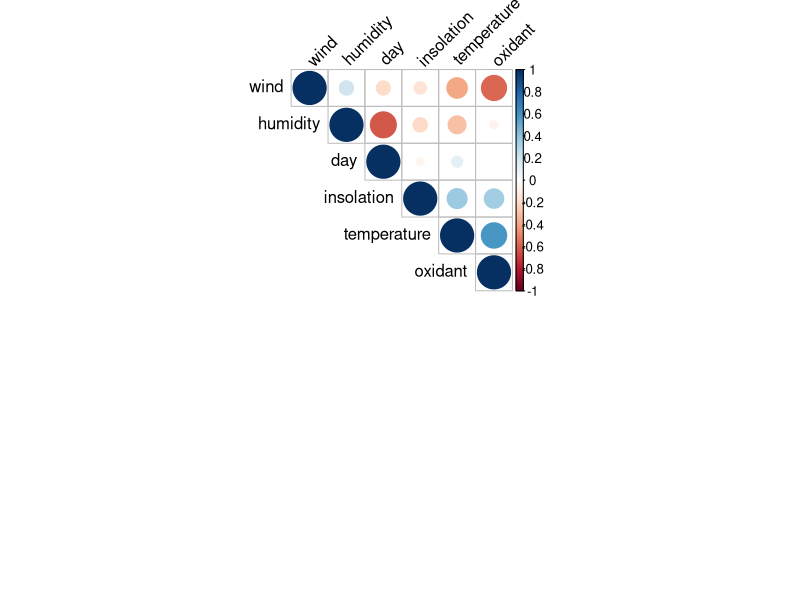
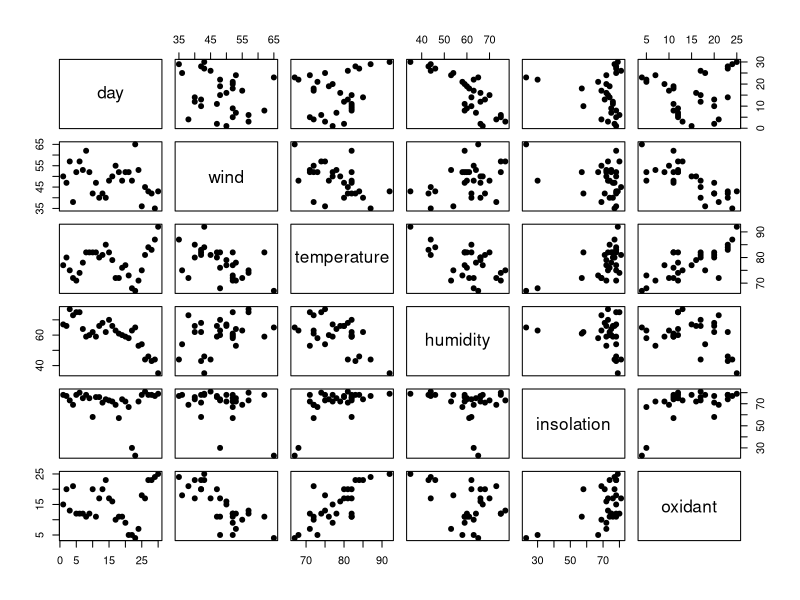
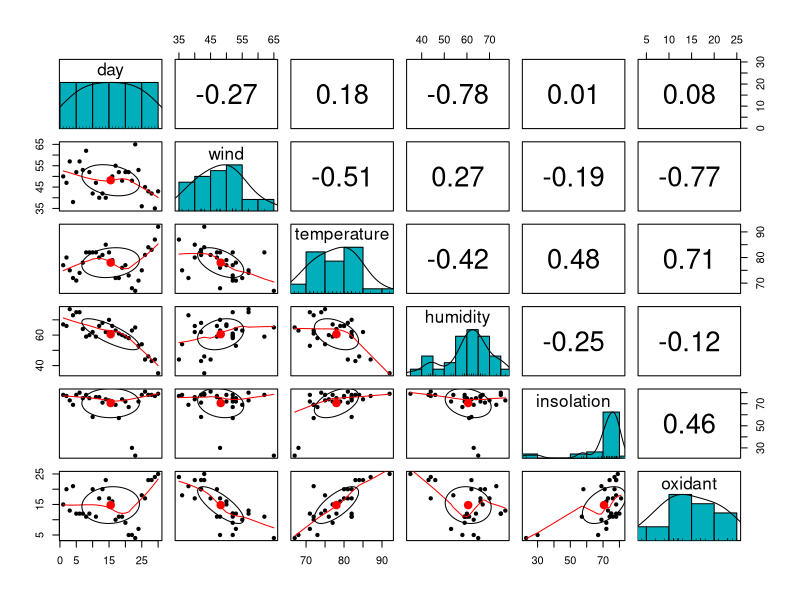
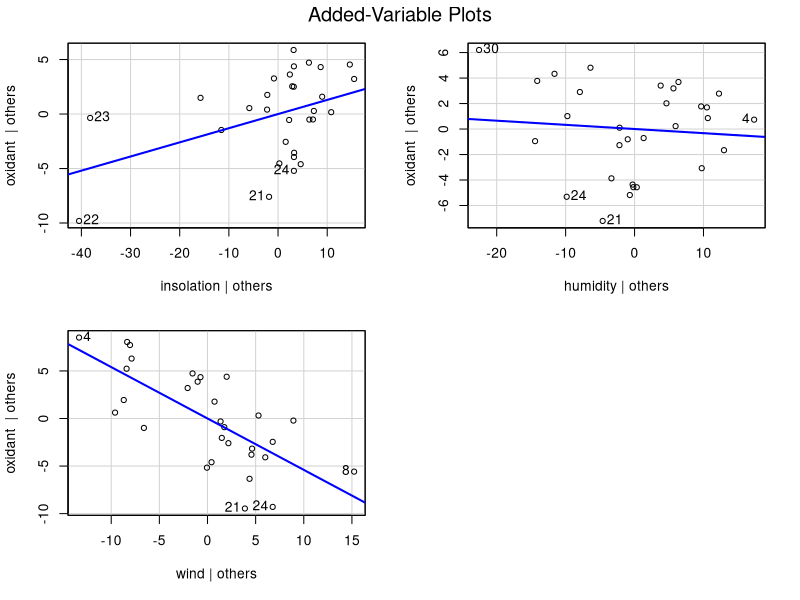
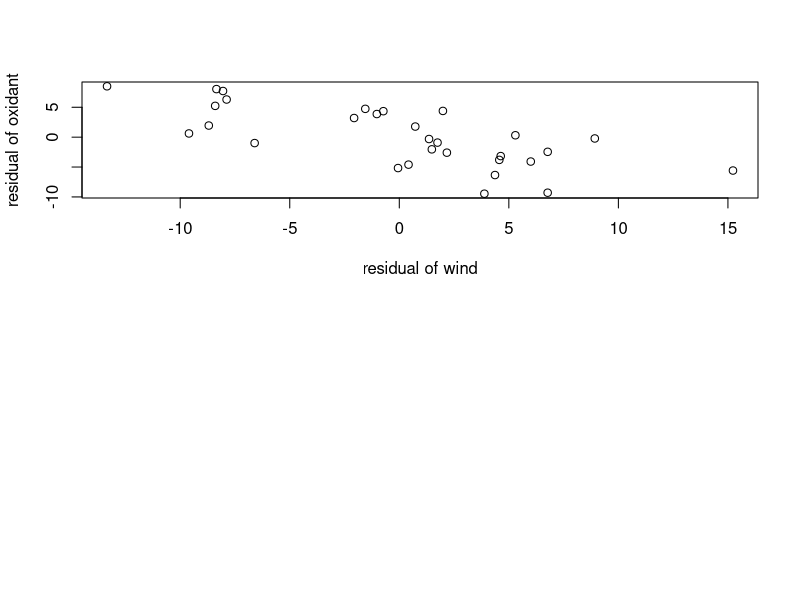

The R script that drew these images, in order: (Note: this script raises an error after producing the figures.)
## ---- chunk 1
pollution_df <- read.table("data/airpollution.txt", header=TRUE)
head(pollution_df)
## ---- chunk 2
# cor(pollution_df, method = c("spearman"))
if (!require("corrplot")) install.packages("corrplot")
library(corrplot)
par(mfrow=c(2, 1))
res <- cor(pollution_df, method='kendall')
corrplot(res, type = "upper", order = "hclust", 
         tl.col = "black", tl.srt = 45)
pairs(pollution_df, pch = 19)
## ---- chunk 3
if (!require("psych")) install.packages("psych")
library(psych)
pairs.panels(pollution_df, 
             method = "spearman", # correlation method
             hist.col = "#00AFBB",
             density = TRUE,  # show density plots
             ellipses = TRUE # show correlation ellipses
             )
## ---- chunk 4
if (!require("car")) install.packages("car")
library(car)

attach(pollution_df)
mod = lm(oxidant~insolation+humidity+wind)
par(mfrow=c(2, 1))
avPlots(mod)
summary(mod)
## ---- chunk 5
attach(pollution_df)
y = residuals(lm(oxidant~insolation+humidity))
x = residuals(lm(wind~insolation+humidity))
plot(x, y, xlab='residual of wind', ylab='residual of oxidant')
## ---- chunk 6

for(i in names(pollution_df)){
  if(i == 'oxidant'){next}
  # summary(lm(oxidant~i))
  print(summary(lm(paste('pollution_df$oxidant',  '~pollution_df$', i))))
}
## ---- chunk 7
for(i in names(pollution_df)){
  if(i %in% c('oxidant', 'wind')){next}
  print(summary(lm(paste('pollution_df$oxidant',  '~pollution_df$wind+pollution_df$', i))))
}
## ---- chunk 8
for(i in names(pollution_df)){
  if(i %in% c('oxidant', 'wind', 'temperature')){next}
  print(summary(lm(paste('pollution_df$oxidant',  
                         '~pollution_df$wind',
                         '+pollution_df$temperature',
                         '+pollution_df$', 
                         i))))
}
## ---- chunk 9
print(summary(lm(pollution_df$oxidant~pollution_df$wind+pollution_df$temperature)))
## ---- chunk 10
summary(lm(pollution_df$oxidant~ pollution_df$wind + pollution_df$temperature + pollution_df$day + pollution_df$humidity + pollution_df$insolation))
## ---- chunk 11
summary(lm(pollution_df$oxidant ~ pollution_df$wind + pollution_df$temperature + pollution_df$humidity + pollution_df$insolation))
## ---- chunk 12
summary(lm(pollution_df$oxidant~ pollution_df$wind + pollution_df$temperature + pollution_df$humidity))
## ---- chunk 13
summary(lm(pollution_df$oxidant~ pollution_df$wind + pollution_df$temperature))
## ---- chunk 14
x1 <- pollution_df$wind
x2 <- pollution_df$temperature

mod = lm(pollution_df$oxidant ~ x1 + x2)

newxdata = data.frame(x1=33, x2=54)

predict(mod, newxdata, interval='prediction', level=0.95)
predict(mod, newxdata, interval='confidence', level=0.95)
